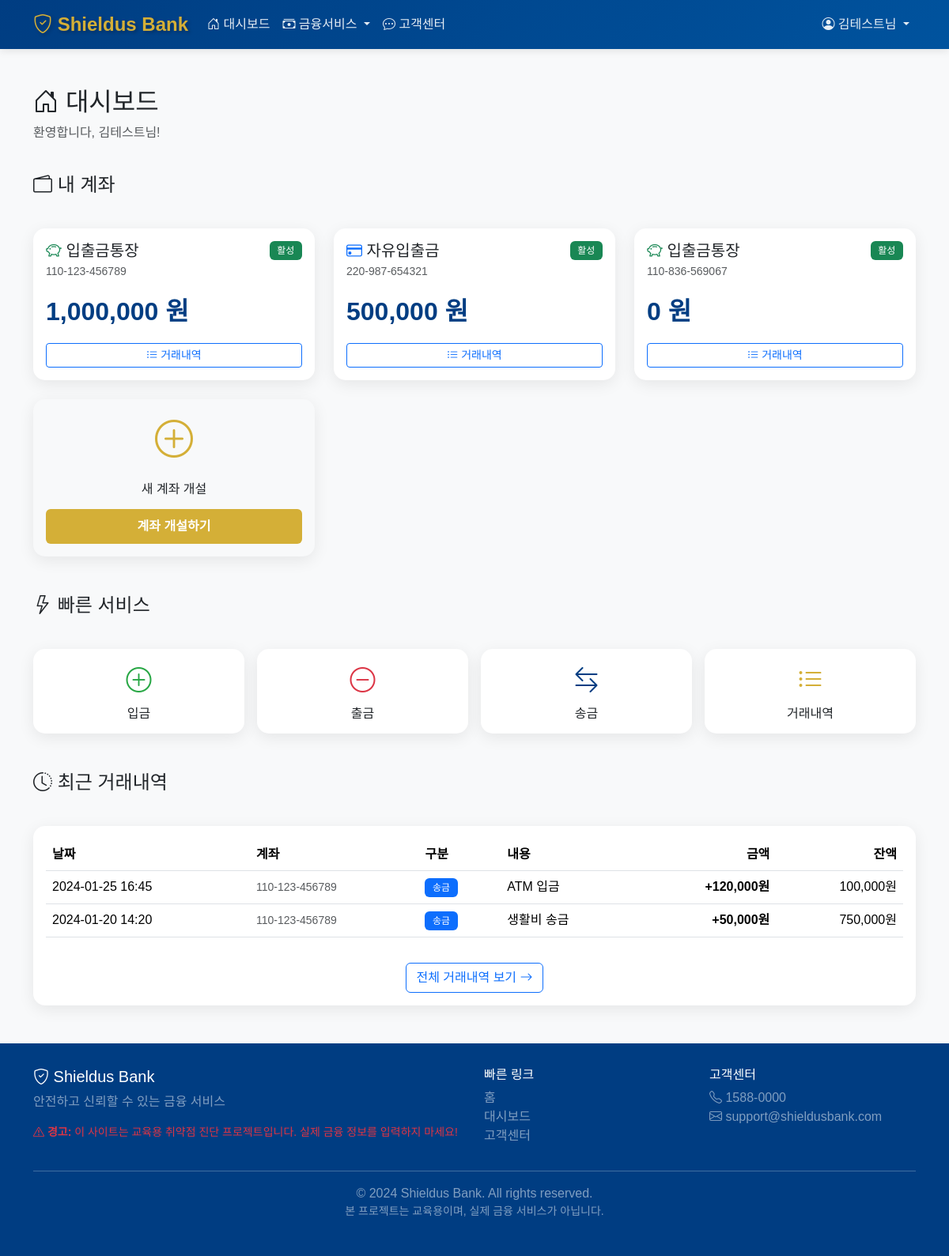
The app's page /dashboard (signed in) with its own data.
### tables this page shows
CREATE TABLE accounts (
  id INTEGER PRIMARY KEY AUTOINCREMENT,
  account_number TEXT NOT NULL UNIQUE,
  balance NUMERIC DEFAULT 0,
  account_type TEXT DEFAULT 'SAVINGS',
  users_id INTEGER NOT NULL,
  FOREIGN KEY (users_id)
    REFERENCES users (id)
    ON DELETE CASCADE
    ON UPDATE NO ACTION
);

CREATE TABLE transactions (
  id INTEGER PRIMARY KEY AUTOINCREMENT,
  from_acc TEXT NOT NULL,
  to_acc TEXT NOT NULL,
  amount NUMERIC,
  balance_after NUMERIC,
  description TEXT,
  xml_log TEXT,
  accounts_id INTEGER NOT NULL,
  created_at TIMESTAMP DEFAULT CURRENT_TIMESTAMP,
  FOREIGN KEY (accounts_id)
    REFERENCES accounts (id)
    ON DELETE CASCADE
    ON UPDATE NO ACTION
);

### utils/decorators.py (the view)
    def wrapper(*args, **kwargs):
        if 'user_id' not in session:
            flash('로그인이 필요합니다.')
            return redirect(url_for('login'))
        return f(*args, **kwargs)

### routes/dashboard.py (called while the page is built)
@dashboard_bp.route('/dashboard', endpoint='dashboard')
@login_required
def dashboard():
    conn = get_db()
    cursor = conn.cursor()
    cursor.execute(f"SELECT * FROM accounts WHERE users_id = {session['user_id']}")
    accounts = cursor.fetchall()
    cursor.execute("""
        SELECT t.*, a.account_number, a.account_type
        FROM transactions t
        JOIN accounts a ON t.accounts_id = a.id
        WHERE a.users_id = ?
        ORDER BY t.created_at DESC
        LIMIT 10
    """, (session['user_id'],))
    recent_transactions = cursor.fetchall()
    conn.close()
    return render_template('dashboard.html', accounts=accounts, recent_transactions=recent_transactions)

### utils/db.py (called while the page is built)
def get_db():
    conn = sqlite3.connect(config.DB_PATH)
    conn.row_factory = sqlite3.Row
    return conn

### templates/dashboard.html (shortened to what this page needs)
{% extends "base.html" %}
{% block content %}
<div class="row mb-4">
    <div class="col-12">
        <h2><i class="bi bi-house-door"></i> 대시보드</h2>
        <p class="text-muted">환영합니다, {{ session.username }}님!</p>
    </div>
</div>
<div class="row mb-4">
    <div class="col-12">
        <h4 class="mb-3"><i class="bi bi-wallet2"></i> 내 계좌</h4>
    </div>
</div>
<div class="row g-4 mb-5">
    {% if accounts %}
        {% for account in accounts %}
        <div class="col-md-6 col-lg-4">
            <div class="card card-custom h-100">
                <div class="card-body">
                    <div class="d-flex justify-content-between align-items-start mb-3">
                        <div>
                            <h5 class="card-title mb-1">
                                {% if account.account_type == 'SAVINGS' %}
                                    <i class="bi bi-piggy-bank text-success"></i> 입출금통장
                                {% else %}
                                    <i class="bi bi-credit-card text-primary"></i> 자유입출금
                                {% endif %}
                            </h5>
                            <p class="text-muted small mb-0">{{ account.account_number }}</p>
                        </div>
                        <span class="badge bg-success">활성</span>
                    </div>
                    <div class="balance-display mb-3">
                        {{ "{:,.0f}".format(account.balance) }} 원
                    </div>
                    <div class="d-grid gap-2">
                        <a href="{{ url_for('dashboard.transactions', account_id=account.id) }}" class="btn btn-outline-primary btn-sm">
                            <i class="bi bi-list-ul"></i> 거래내역
                        </a>
                    </div>
                </div>
            </div>
        </div>
        {% endfor %}
    {% endif %}
    <div class="col-md-6 col-lg-4">
        <div class="card card-custom h-100 bg-light">
            <div class="card-body text-center d-flex flex-column justify-content-center">
                <div class="mb-3" style="font-size: 3rem; color: var(--secondary-color);">
                    <i class="bi bi-plus-circle"></i>
                </div>
                <h6 class="mb-3">새 계좌 개설</h6>
                <a href="{{ url_for('dashboard.create_account') }}" class="btn btn-gold">
                    계좌 개설하기
                </a>
            </div>
        </div>
    </div>
</div>
<div class="row mb-4">
    <div class="col-12">
        <h4 class="mb-3"><i class="bi bi-lightning"></i> 빠른 서비스</h4>
    </div>
</div>
<div class="row g-3 mb-5">
    <div class="col-md-3">
        <a href="{{ url_for('transfer.deposit') }}" class="text-decoration-none">
            <div class="card card-custom text-center">
                <div class="card-body">
                    <i class="bi bi-plus-circle" style="font-size: 2rem; color: var(--success-color);"></i>
                    <h6 class="mt-2 mb-0">입금</h6>
                </div>
            </div>
        </a>
    </div>
    <div class="col-md-3">
        <a href="{{ url_for('transfer.withdraw') }}" class="text-decoration-none">
            <div class="card card-custom text-center">
                <div class="card-body">
                    <i class="bi bi-dash-circle" style="font-size: 2rem; color: var(--danger-color);"></i>
                    <h6 class="mt-2 mb-0">출금</h6>
                </div>
            </div>
        </a>
    </div>
    <div class="col-md-3">
        <a href="{{ url_for('transfer') }}" class="text-decoration-none">
            <div class="card card-custom text-center">
                <div class="card-body">
                    <i class="bi bi-arrow-left-right" style="font-size: 2rem; color: var(--primary-color);"></i>
                    <h6 class="mt-2 mb-0">송금</h6>
                </div>
            </div>
        </a>
    </div>
    <div class="col-md-3">
        <a href="{{ url_for('transactions') }}" class="text-decoration-none">
            <div class="card card-custom text-center">
                <div class="card-body">
                    <i class="bi bi-list-ul" style="font-size: 2rem; color: var(--secondary-color);"></i>
                    <h6 class="mt-2 mb-0">거래내역</h6>
                </div>
            </div>
        </a>
    </div>
</div>
<div class="row mb-4">
    <div class="col-12">
        <h4 class="mb-3"><i class="bi bi-clock-history"></i> 최근 거래내역</h4>
    </div>
</div>
<div class="row">
    <div class="col-12">
        {% if recent_transactions %}
        <div class="card card-custom">
            <div class="card-body">
                <div class="table-responsive">
                    <table class="table table-hover">
                        <thead>
                            <tr>
                                <th>날짜</th>
                                <th>계좌</th>
                                <th>구분</th>
                                <th>내용</th>
                                <th class="text-end">금액</th>
                                <th class="text-end">잔액</th>
                            </tr>
                        </thead>
                        <tbody>
                            {% for trans in recent_transactions %}
                            <tr>
                                <td>{{ trans.created_at[:16] }}</td>
                                <td><small class="text-muted">{{ trans.account_number }}</small></td>
                                <td>
                                    {% if trans.transaction_type == 'DEPOSIT' %}
                                        <span class="badge bg-success">입금</span>
                                    {% elif trans.transaction_type == 'WITHDRAW' %}
                                        <span class="badge bg-danger">출금</span>
                                    {% else %}
                                        <span class="badge bg-primary">송금</span>
                                    {% endif %}
                                </td>
                                <td>{{ trans.description }}</td>
                                <td class="text-end {% if trans.amount > 0 %}transaction-positive{% else %}transaction-negative{% endif %}">
                                    {{ "{:+,.0f}".format(trans.amount) }}원
                                </td>
                                <td class="text-end">{{ "{:,.0f}".format(trans.balance_after) }}원</td>
                            </tr>
                            {% endfor %}
                        </tbody>
                    </table>
                </div>
                <div class="text-center mt-3">
                    <a href="{{ url_for('transactions') }}" class="btn btn-outline-primary">
                        전체 거래내역 보기 <i class="bi bi-arrow-right"></i>
                    </a>
                </div>
            </div>
        </div>
        {% else %}
        <div class="alert alert-info">
            <i class="bi bi-info-circle"></i> 최근 거래내역이 없습니다.
        </div>
        {% endif %}
    </div>
</div>
{% endblock %}

### templates/base.html (shortened to what this page needs)
<!DOCTYPE html>
<html lang="ko">
<head>
    <link href="https://cdn.jsdelivr.net/npm/bootstrap@5.3.2/dist/css/bootstrap.min.css" rel="stylesheet">
    <link rel="stylesheet" href="https://cdn.jsdelivr.net/npm/bootstrap-icons@1.11.2/font/bootstrap-icons.css">
    <link rel="stylesheet" href="{{ url_for('static', filename='css/custom.css') }}">
    <link rel="stylesheet" href="{{ url_for('static', filename='css/base.css')}}">
</head>
<body>
    <nav class="navbar navbar-expand-lg navbar-custom">
        <div class="container">
            <a class="navbar-brand" href="{{ url_for('index') }}">
                <i class="bi bi-shield-check"></i> Shieldus Bank
            </a>
            <div class="collapse navbar-collapse" id="navbarNav">
                <ul class="navbar-nav me-auto">
                    {% if session.user_id %}
                    <li class="nav-item">
                        <a class="nav-link" href="{{ url_for('dashboard.dashboard') }}">
                            <i class="bi bi-house-door"></i> 대시보드
                        </a>
                    </li>
                    <li class="nav-item dropdown">
                        <a class="nav-link dropdown-toggle" href="#" role="button" data-bs-toggle="dropdown">
                            <i class="bi bi-cash-stack"></i> 금융서비스
                        </a>
                    </li>
                    <li class="nav-item">
                        <a class="nav-link" href="{{ url_for('qna_list') }}">
                            <i class="bi bi-chat-dots"></i> 고객센터
                        </a>
                    </li>
                    {% endif %}
                </ul>
                <ul class="navbar-nav">
                    {% if session.user_id %}
                    <li class="nav-item dropdown">
                        <a class="nav-link dropdown-toggle" href="#" role="button" data-bs-toggle="dropdown">
                            <i class="bi bi-person-circle"></i> {{ session.username }}님
                        </a>
                    </li>
                    {% endif %}
                </ul>
            </div>
        </div>
    </nav>
    <main class="container my-5">
        {% block content %}{% endblock %}
    </main>
    <footer class="footer-custom mt-auto">
        <div class="container">
            <div class="row">
                <div class="col-md-6">
                    <h5><i class="bi bi-shield-check"></i> Shieldus Bank</h5>
                    <p class="text-white-50">안전하고 신뢰할 수 있는 금융 서비스</p>
                    <p class="text-danger small">
                        <i class="bi bi-exclamation-triangle"></i>
                        <strong>경고:</strong> 이 사이트는 교육용 취약점 진단 프로젝트입니다.
                        실제 금융 정보를 입력하지 마세요!
                    </p>
                </div>
                <div class="col-md-3">
                    <h6>빠른 링크</h6>
                    <ul class="list-unstyled text-white-50">
                        <li><a href="{{ url_for('index') }}" class="text-white-50 text-decoration-none">홈</a></li>
                        {% if session.user_id %}
                        <li><a href="{{ url_for('dashboard') }}" class="text-white-50 text-decoration-none">대시보드</a></li>
                        <li><a href="{{ url_for('qna_list') }}" class="text-white-50 text-decoration-none">고객센터</a></li>
                        {% endif %}
                    </ul>
                </div>
                <div class="col-md-3">
                    <h6>고객센터</h6>
                    <ul class="list-unstyled text-white-50">
                        <li><i class="bi bi-telephone"></i> 1588-0000</li>
                        <li><i class="bi bi-envelope"></i> support@shieldusbank.com</li>
                    </ul>
                </div>
            </div>
            <hr class="bg-white-50">
            <div class="text-center text-white-50">
                <p class="mb-0">&copy; 2024 Shieldus Bank. All rights reserved.</p>
                <p class="small">본 프로젝트는 교육용이며, 실제 금융 서비스가 아닙니다.</p>
            </div>
        </div>
    </footer>
</body>
</html>

### static/css/custom.css (style rules this page uses)
html { scroll-behavior: smooth; }
.card-custom { transition: all 0.3s cubic-bezier(0.4, 0, 0.2, 1); }
.btn { transition: all 0.3s ease; }
.badge { font-weight: 500; padding: 0.5em 0.8em; }

### static/css/base.css (style rules this page uses)
:root { --primary-color: #003d82; --secondary-color: #d4af37; --success-color: #28a745; --danger-color: #dc3545; --light-bg: #f8f9fa; --dark-text: #212529; }
body { font-family: 'Noto Sans KR', sans-serif; background-color: var(--light-bg); }
.navbar-custom { background: linear-gradient(135deg, var(--primary-color) 0%, #00539e 100%); box-shadow: 0 2px 10px rgba(0, 0, 0, 0.1); }
.navbar-custom .navbar-brand { font-weight: 700; font-size: 1.5rem; color: var(--secondary-color) !important; text-shadow: 2px 2px 4px rgba(0, 0, 0, 0.3); }
.navbar-custom .nav-link { color: rgba(255, 255, 255, 0.9) !important; font-weight: 500; transition: all 0.3s; }
.btn-gold { background: var(--secondary-color); border: none; color: #fff; font-weight: 600; padding: 10px 30px; transition: all 0.3s; }
.card-custom { border: none; border-radius: 15px; box-shadow: 0 5px 20px rgba(0, 0, 0, 0.08); transition: all 0.3s; }
.footer-custom { background: var(--primary-color); color: #fff; padding: 30px 0; margin-top: 50px; }
.balance-display { font-size: 2rem; font-weight: 700; color: var(--primary-color); }
.transaction-positive { color: #28a745; font-weight: 600; }

### records on screen
accounts: account_type "SAVINGS" (drawn), account_number "110-123-456789", balance "1,000,000"
accounts: account_type "CHECKING" (drawn), account_number "220-987-654321", balance "500,000"
accounts: account_type "SAVINGS" (drawn), account_number "110-836-569067", balance "0"
transactions: amount "+120,000", balance_after "100,000"
transactions: amount "+50,000", balance_after "750,000"

### other values on screen
{{ session.username }} "김테스트"
